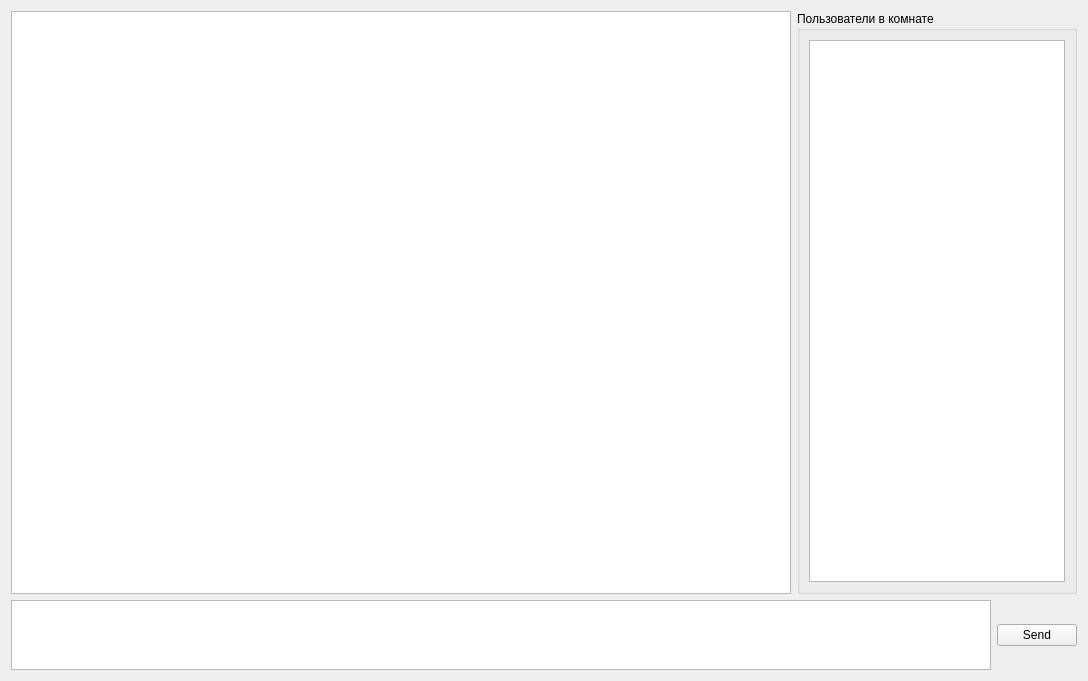
<?xml version="1.0" encoding="UTF-8"?>
<ui version="4.0">
 <class>UI_ChatManager</class>
 <widget class="QWidget" name="UI_ChatManager">
  <property name="geometry">
   <rect>
    <x>0</x>
    <y>0</y>
    <width>1088</width>
    <height>681</height>
   </rect>
  </property>
  <property name="windowTitle">
   <string>Form</string>
  </property>
  <layout class="QVBoxLayout" name="verticalLayout_2">
   <item>
    <layout class="QHBoxLayout" name="horizontalLayout_2">
     <item>
      <widget class="QTextEdit" name="pTeInfoLog">
       <property name="readOnly">
        <bool>true</bool>
       </property>
      </widget>
     </item>
     <item>
      <widget class="QGroupBox" name="groupBox">
       <property name="title">
        <string>Пользователи в комнате</string>
       </property>
       <layout class="QVBoxLayout" name="verticalLayout">
        <item>
         <widget class="QListWidget" name="pListUsers">
          <property name="sizePolicy">
           <sizepolicy hsizetype="Preferred" vsizetype="Expanding">
            <horstretch>0</horstretch>
            <verstretch>0</verstretch>
           </sizepolicy>
          </property>
         </widget>
        </item>
       </layout>
      </widget>
     </item>
    </layout>
   </item>
   <item>
    <layout class="QHBoxLayout" name="horizontalLayout">
     <item>
      <widget class="QTextEdit" name="pTeMessage">
       <property name="sizePolicy">
        <sizepolicy hsizetype="Expanding" vsizetype="Maximum">
         <horstretch>0</horstretch>
         <verstretch>0</verstretch>
        </sizepolicy>
       </property>
      </widget>
     </item>
     <item>
      <widget class="QPushButton" name="pButSend">
       <property name="text">
        <string>Send</string>
       </property>
      </widget>
     </item>
    </layout>
   </item>
  </layout>
 </widget>
 <resources/>
 <connections/>
</ui>
